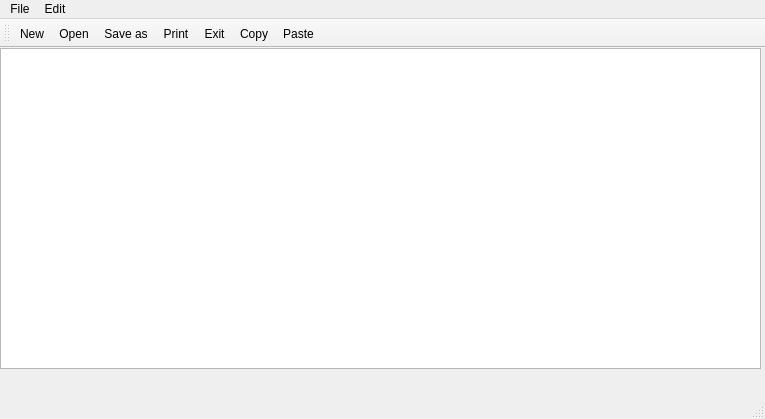
<?xml version="1.0" encoding="UTF-8"?>
<ui version="4.0">
 <class>MainWindow</class>
 <widget class="QMainWindow" name="MainWindow">
  <property name="geometry">
   <rect>
    <x>0</x>
    <y>0</y>
    <width>765</width>
    <height>419</height>
   </rect>
  </property>
  <property name="windowTitle">
   <string>MainWindow</string>
  </property>
  <widget class="QWidget" name="centralWidget">
   <widget class="QWidget" name="verticalLayoutWidget">
    <property name="geometry">
     <rect>
      <x>0</x>
      <y>0</y>
      <width>761</width>
      <height>321</height>
     </rect>
    </property>
    <layout class="QVBoxLayout" name="myVerticalLayout"/>
   </widget>
   <widget class="QTextEdit" name="myTextEdit">
    <property name="geometry">
     <rect>
      <x>0</x>
      <y>0</y>
      <width>761</width>
      <height>321</height>
     </rect>
    </property>
   </widget>
  </widget>
  <widget class="QMenuBar" name="menuBar">
   <property name="geometry">
    <rect>
     <x>0</x>
     <y>0</y>
     <width>765</width>
     <height>28</height>
    </rect>
   </property>
   <widget class="QMenu" name="menuFile">
    <property name="title">
     <string>File</string>
    </property>
    <addaction name="actionNew"/>
    <addaction name="actionOpen"/>
    <addaction name="actionSave_as"/>
    <addaction name="actionPrint"/>
    <addaction name="actionExit"/>
   </widget>
   <widget class="QMenu" name="menuEdit">
    <property name="title">
     <string>Edit</string>
    </property>
    <addaction name="actionCopy"/>
    <addaction name="actionPaste"/>
    <addaction name="actionCut"/>
    <addaction name="actionUndo"/>
    <addaction name="actionRedo"/>
   </widget>
   <addaction name="menuFile"/>
   <addaction name="menuEdit"/>
  </widget>
  <widget class="QToolBar" name="mainToolBar">
   <attribute name="toolBarArea">
    <enum>TopToolBarArea</enum>
   </attribute>
   <attribute name="toolBarBreak">
    <bool>false</bool>
   </attribute>
   <addaction name="actionNew"/>
   <addaction name="actionOpen"/>
   <addaction name="actionSave_as"/>
   <addaction name="actionPrint"/>
   <addaction name="actionExit"/>
   <addaction name="actionCopy"/>
   <addaction name="actionPaste"/>
  </widget>
  <widget class="QStatusBar" name="statusBar"/>
  <action name="actionNew">
   <property name="enabled">
    <bool>true</bool>
   </property>
   <property name="icon">
    <iconset resource="resources.qrc">
     <normaloff>:/imgs/new.png</normaloff>:/imgs/new.png</iconset>
   </property>
   <property name="text">
    <string>New</string>
   </property>
  </action>
  <action name="actionOpen">
   <property name="icon">
    <iconset>
     <normalon>:/imgs/open.png</normalon>
    </iconset>
   </property>
   <property name="text">
    <string>Open</string>
   </property>
  </action>
  <action name="actionSave_as">
   <property name="icon">
    <iconset>
     <normalon>:/imgs/save.png</normalon>
    </iconset>
   </property>
   <property name="text">
    <string>Save as</string>
   </property>
  </action>
  <action name="actionPrint">
   <property name="icon">
    <iconset>
     <normalon>:/imgs/mark.png</normalon>
    </iconset>
   </property>
   <property name="text">
    <string>Print</string>
   </property>
  </action>
  <action name="actionExit">
   <property name="icon">
    <iconset resource="resources.qrc">
     <normaloff>:/imgs/icons8-qt-50.png</normaloff>
     <normalon>:/imgs/new.png</normalon>:/imgs/icons8-qt-50.png</iconset>
   </property>
   <property name="text">
    <string>Exit</string>
   </property>
  </action>
  <action name="actionCopy">
   <property name="icon">
    <iconset>
     <normalon>:/imgs/copy.png</normalon>
    </iconset>
   </property>
   <property name="text">
    <string>Copy</string>
   </property>
  </action>
  <action name="actionPaste">
   <property name="text">
    <string>Paste</string>
   </property>
  </action>
  <action name="actionCut">
   <property name="text">
    <string>Cut</string>
   </property>
  </action>
  <action name="actionUndo">
   <property name="text">
    <string>Undo</string>
   </property>
  </action>
  <action name="actionRedo">
   <property name="text">
    <string>Redo</string>
   </property>
  </action>
 </widget>
 <layoutdefault spacing="6" margin="11"/>
 <resources>
  <include location="resources.qrc"/>
 </resources>
 <connections/>
</ui>
